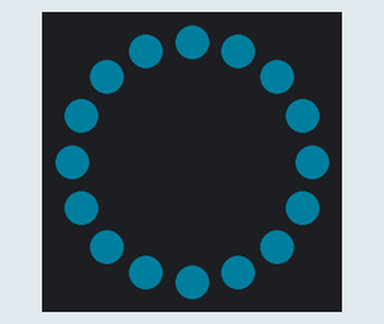
A sketch run on a simulated Arduino Uno, built with avr-gcc and run on an emulated ATmega328P. Parts: 16 RGB LEDs in a ring, first at the top, clockwise. Dim RGB values are drawn brighter than linear.

Above: at 0.45 s.
At 9.97 s:
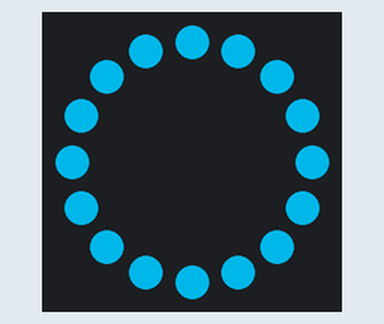
At 19.05 s:
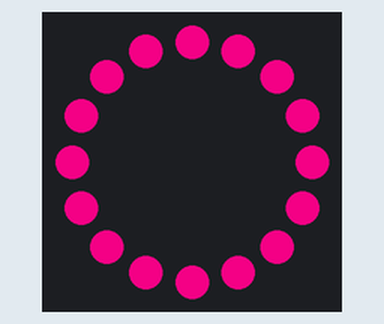
At 32.16 s:
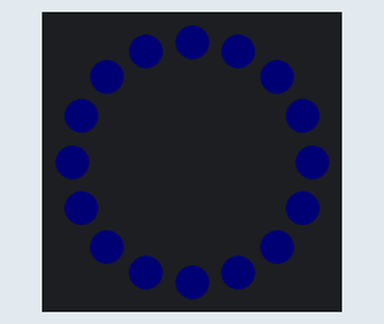

The sketch:

animation_1_ring.ino
```cpp
// la bibliothèque pour les leds
#include <Adafruit_NeoPixel.h>

// la structure de données pour stocker les couleurs
struct Vec3 {
  float c1;
  float c2;
  float c3;
  Vec3()
    : c1(0), c2(0), c3(0) {}
  Vec3(const float c1, const float c2, const float c3)
    : c1(c1), c2(c2), c3(c3) {}
};

// quelques définitions de couleurs
Vec3 bleu = Vec3(0, 200, 255);
Vec3 orange = Vec3(255, 105, 0);
Vec3 noir = Vec3(0, 0, 0);
Vec3 rose = Vec3(220, 0, 120);

// initialisation des leds
#define NUMPIXELS 16
Adafruit_NeoPixel ring1(NUMPIXELS, 6, NEO_GRB + NEO_KHZ800); // nombre de leds, broche arduino, type de leds


void setup() {

  ring1.begin();// démarrage de l'anneau

}

void loop() {
  // gestion du temps
  long totalTime = 8000; // temps total de l'animation
  long dur = millis() % totalTime; // timing

  // créer des transitions

  // transition linéaires au bleu
  transition_lin(&ring1, NUMPIXELS, dur, 0, 2500, noir, bleu);

  // flash de couleurs fixes
  fixed_color(&ring1, NUMPIXELS, dur, 2500, 2600, noir);
  fixed_color(&ring1, NUMPIXELS, dur, 2700, 2800, bleu);
  fixed_color(&ring1, NUMPIXELS, dur, 2900, 3000, noir);
  fixed_color(&ring1, NUMPIXELS, dur, 3000, 3100, rose);
  fixed_color(&ring1, NUMPIXELS, dur, 3100, 3200, noir);
  fixed_color(&ring1, NUMPIXELS, dur, 3200, 3300, rose);
  fixed_color(&ring1, NUMPIXELS, dur, 3300, 3400, bleu);
  fixed_color(&ring1, NUMPIXELS, dur, 3400, 3500, rose);
  fixed_color(&ring1, NUMPIXELS, dur, 3500, 4000, noir);
  // flash rapides (on utilise une boucle for pour répéter plusieures fois un flash
  for (int i = 0 ; i < 20 ; i += 4) {
    fixed_color(&ring1, NUMPIXELS, dur, 4000 + i * 50, 4000 + (i + 1) * 50, bleu);
    fixed_color(&ring1, NUMPIXELS, dur, 4000 + (i + 2) * 50, 4000 + (i + 3) * 50, noir);
  }
  //retour au noir
  transition_sine_Out(&ring1, NUMPIXELS, dur, 5000, 7500, bleu, noir);
  fixed_color(&ring1, NUMPIXELS, dur, 7500, 8000, noir);

  ring1.show();


}

// pas de transition : une couleur fixe pendant un durée
void fixed_color(Adafruit_NeoPixel *strip, int n, float t, float startT, float endT, Vec3 c) {
  if (t > startT && t < endT) {
    int currentTime = map(t, startT, endT, 0, 1000);
    for (int i = 0; i < n ; i++) {
      strip->setPixelColor(i, strip->Color(c.c1, c.c2, c.c3));
    }
  }
}

// transition linéaire d'une couleur à une autre pendant une durée donnée
void transition_lin(Adafruit_NeoPixel *strip, int n, float t, float startT, float endT, Vec3 startC, Vec3 endC) {
  if (t > startT && t < endT) {
    int currentTime = map(t, startT, endT, 0, 1000);
    float r = map(currentTime, 0, 1000, startC.c1, endC.c1);
    float g = map(currentTime, 0, 1000, startC.c2, endC.c2);
    float b = map(currentTime, 0, 1000, startC.c3, endC.c3);
    for (int i = 0; i < n ; i++) {
      strip->setPixelColor(i, strip->Color(r, g, b));
    }
  }
}

// transitions : https://easings.net/
// transition sine
void transition_sine_InOut(Adafruit_NeoPixel *strip, int n, float t, float startT, float endT, Vec3 startC, Vec3 endC) {
  if (t > startT && t < endT) {
    float currentTime = map(t, startT, endT, 0, 1000) / 1000.;
    float t = -(cos(PI * currentTime) - 1) / 2.;
    float r = map(t * 1000, 0, 1000, startC.c1, endC.c1);
    float g = map(t * 1000, 0, 1000, startC.c2, endC.c2);
    float b = map(t * 1000, 0, 1000, startC.c3, endC.c3);
    for (int i = 0; i < n ; i++) {
      strip->setPixelColor(i, strip->Color(r, g, b));
    }
  }
}
void transition_sine_In(Adafruit_NeoPixel *strip, int n, float t, float startT, float endT, Vec3 startC, Vec3 endC) {
  if (t > startT && t < endT) {
    float currentTime = map(t, startT, endT, 0, 1000) / 1000.;
    float t = 1 - cos((currentTime * PI) / 2.);
    float r = map(t * 1000, 0, 1000, startC.c1, endC.c1);
    float g = map(t * 1000, 0, 1000, startC.c2, endC.c2);
    float b = map(t * 1000, 0, 1000, startC.c3, endC.c3);
    for (int i = 0; i < n ; i++) {
      strip->setPixelColor(i, strip->Color(r, g, b));
    }
  }
}
void transition_sine_Out(Adafruit_NeoPixel *strip, int n, float t, float startT, float endT, Vec3 startC, Vec3 endC) {
  if (t > startT && t < endT) {
    float currentTime = map(t, startT, endT, 0, 1000) / 1000.;
    float t = sin((currentTime * PI) / 2);
    float r = map(t * 1000, 0, 1000, startC.c1, endC.c1);
    float g = map(t * 1000, 0, 1000, startC.c2, endC.c2);
    float b = map(t * 1000, 0, 1000, startC.c3, endC.c3);
    for (int i = 0; i < n ; i++) {
      strip->setPixelColor(i, strip->Color(r, g, b));
    }
  }
}
// Transition circ
void transition_circ_InOut(Adafruit_NeoPixel *strip, int n, float t, float startT, float endT, Vec3 startC, Vec3 endC) {
  if (t > startT && t < endT) {
    float currentTime = map(t, startT, endT, 0, 1000) / 1000.;
    float t = currentTime < 0.5 ? (1 - sqrt(1 - pow(2 * currentTime, 2))) / 2 : (sqrt(1 - pow(-2 * currentTime + 2, 2)) + 1) / 2;
    float r = map(t * 1000, 0, 1000, startC.c1, endC.c1);
    float g = map(t * 1000, 0, 1000, startC.c2, endC.c2);
    float b = map(t * 1000, 0, 1000, startC.c3, endC.c3);
    for (int i = 0; i < n ; i++) {
      strip->setPixelColor(i, strip->Color(r, g, b));
    }
  }
}
void transition_circ_In(Adafruit_NeoPixel *strip, int n, float t, float startT, float endT, Vec3 startC, Vec3 endC) {
  if (t > startT && t < endT) {
    float currentTime = map(t, startT, endT, 0, 1000) / 1000.;
    float t = 1 - sqrt(1 - pow(currentTime, 2));
    float r = map(t * 1000, 0, 1000, startC.c1, endC.c1);
    float g = map(t * 1000, 0, 1000, startC.c2, endC.c2);
    float b = map(t * 1000, 0, 1000, startC.c3, endC.c3);
    for (int i = 0; i < n ; i++) {
      strip->setPixelColor(i, strip->Color(r, g, b));
    }
  }
}
void transition_circ_Out(Adafruit_NeoPixel *strip, int n, float t, float startT, float endT, Vec3 startC, Vec3 endC) {
  if (t > startT && t < endT) {
    float currentTime = map(t, startT, endT, 0, 1000) / 1000.;
    float t =  sqrt(1 - pow(currentTime - 1, 2));
    float r = map(t * 1000, 0, 1000, startC.c1, endC.c1);
    float g = map(t * 1000, 0, 1000, startC.c2, endC.c2);
    float b = map(t * 1000, 0, 1000, startC.c3, endC.c3);
    for (int i = 0; i < n ; i++) {
      strip->setPixelColor(i, strip->Color(r, g, b));
    }
  }
}
// Transition exponentielle
void transition_expo_InOut(Adafruit_NeoPixel *strip, int n, float t, float startT, float endT, Vec3 startC, Vec3 endC) {
  if (t > startT && t < endT) {
    float currentTime = map(t, startT, endT, 0, 1000) / 1000.;
    float t =  currentTime == 0
               ? 0
               : currentTime == 1
               ? 1
               : currentTime < 0.5 ? pow(2, 20 * currentTime - 10) / 2
               : (2 - pow(2, -20 * currentTime + 10)) / 2;
    float r = map(t * 1000, 0, 1000, startC.c1, endC.c1);
    float g = map(t * 1000, 0, 1000, startC.c2, endC.c2);
    float b = map(t * 1000, 0, 1000, startC.c3, endC.c3);
    for (int i = 0; i < n ; i++) {
      strip->setPixelColor(i, strip->Color(r, g, b));
    }
  }
}
void transition_expo_Out(Adafruit_NeoPixel *strip, int n, float t, float startT, float endT, Vec3 startC, Vec3 endC) {
  if (t > startT && t < endT) {
    float currentTime = map(t, startT, endT, 0, 1000) / 1000.;
    float t =  currentTime == 1 ? 1 : 1 - pow(2, -10 * currentTime);
    float r = map(t * 1000, 0, 1000, startC.c1, endC.c1);
    float g = map(t * 1000, 0, 1000, startC.c2, endC.c2);
    float b = map(t * 1000, 0, 1000, startC.c3, endC.c3);
    for (int i = 0; i < n ; i++) {
      strip->setPixelColor(i, strip->Color(r, g, b));
    }
  }
}
void transition_expo_In(Adafruit_NeoPixel *strip, int n, float t, float startT, float endT, Vec3 startC, Vec3 endC) {
  if (t > startT && t < endT) {
    float currentTime = map(t, startT, endT, 0, 1000) / 1000.;
    float t =   currentTime == 0 ? 0 : pow(2, 10 * currentTime - 10);
    float r = map(t * 1000, 0, 1000, startC.c1, endC.c1);
    float g = map(t * 1000, 0, 1000, startC.c2, endC.c2);
    float b = map(t * 1000, 0, 1000, startC.c3, endC.c3);
    for (int i = 0; i < n ; i++) {
      strip->setPixelColor(i, strip->Color(r, g, b));
    }
  }
}
```
